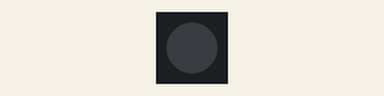
Recording of a sketch running on a simulated Arduino Uno, built with avr-gcc and run on an emulated ATmega328P. Parts: 1 RGB LEDs in strip order, left to right.

Above: at 0.5 s.
At 1.5 s:
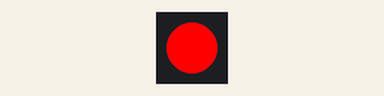
At 3.5 s:
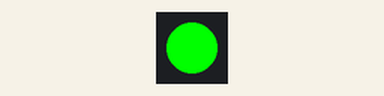
At 5.5 s:
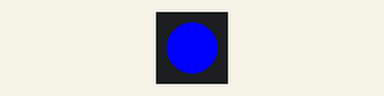
Timing chart, 0 to 7.8 s (numbered marks = the images above):
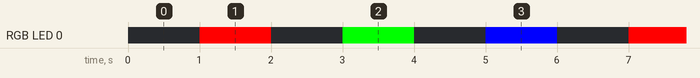

The sketch:

OnePxOffline.ino
```cpp
// Welcome to the one pixel browser example code!

//-----------------------------------------------------------------------------------------------------------------------
// First, let's include the libraries we will need
//-----------------------------------------------------------------------------------------------------------------------

// documentation: https://learn.adafruit.com/adafruit-neopixel-uberguide/arduino-library-use
#include <Adafruit_NeoPixel.h>

// documentation: https://arduinojson.org/v6/doc/
#include <ArduinoJson.h>

//-----------------------------------------------------------------------------------------------------------------------
// Next we'll initialize our variables
//-----------------------------------------------------------------------------------------------------------------------

// initialize what pin will be the ledoutput pin and how many LEDs are in the led
const int LED_PIN = 16;
const int LED_COUNT = 1;


// initializes the led of LEDs. The third input can varry depending on what brand of LEDs are being used. se documentation for more details
Adafruit_NeoPixel led = Adafruit_NeoPixel(LED_COUNT, LED_PIN);

//-----------------------------------------------------------------------------------------------------------------------
// This function will run when the microcontroller starts up
//-----------------------------------------------------------------------------------------------------------------------

void setup() {
  Serial.begin(115200);

  // prepair LED
  init_LED_off();
}

//-----------------------------------------------------------------------------------------------------------------------
// This function just makes it easier to start the LED in the functions above
//-----------------------------------------------------------------------------------------------------------------------

void init_LED_off() {

  // initialize LED
  led.begin();                 // led.begin(): prepair data pin for neopixel output
  led.show();                  // led.show(): takes the color that each LED is currently set to and displayes it on the LEDs

  clearLED();                  // must have led.show() after every time the pixel colors are changed otherwise LEDs will not display the set color
}

//-----------------------------------------------------------------------------------------------------------------------
// This function will loop over and over the whole time the microcontroller is on
//-----------------------------------------------------------------------------------------------------------------------

void loop() {
  // example loop code
  setColor(255,0,0);
  blinkLED();
  setColor(0,255,0);
  blinkLED();
  setColor(0,0,255);
  blinkLED();
}

//-----------------------------------------------------------------------------------------------------------------------
// This function clears the LED
//-----------------------------------------------------------------------------------------------------------------------

void clearLED() {
  led.clear();
  led.show();
}

//-----------------------------------------------------------------------------------------------------------------------
// This function changes the color of the LED
//-----------------------------------------------------------------------------------------------------------------------

void setColor(int RedValue, int GreenValue, int BlueValue) {
  uint32_t color = led.getPixelColor(0);

  // if the LED is already set to the input color then nothing happens
  if (color != led.Color(RedValue,GreenValue,BlueValue)) {
    clearLED();

    led.setPixelColor(0,RedValue,GreenValue,BlueValue);
    led.show();
  }
}

//-----------------------------------------------------------------------------------------------------------------------
// This function makes the LED blink
//-----------------------------------------------------------------------------------------------------------------------

void blinkLED() {                        // what inputs could we add to change this?
  uint32_t color = led.getPixelColor(0);

  clearLED();

  delay(1000);

  led.setPixelColor(0, color);
  led.show();

  delay(1000);
}

// what else can we make the LED do?
```

Measured:
- by itself, RGB LED 0: repeats every 6.0 s: off 1.0 s, RGB(0, 255, 0) 1.0 s, off 1.0 s, RGB(0, 0, 255) 1.0 s, off 1.0 s, RGB(255, 0, 0) 1.0 s
- by itself, everything shown: repeats every 6.0 s, in 6 steps
